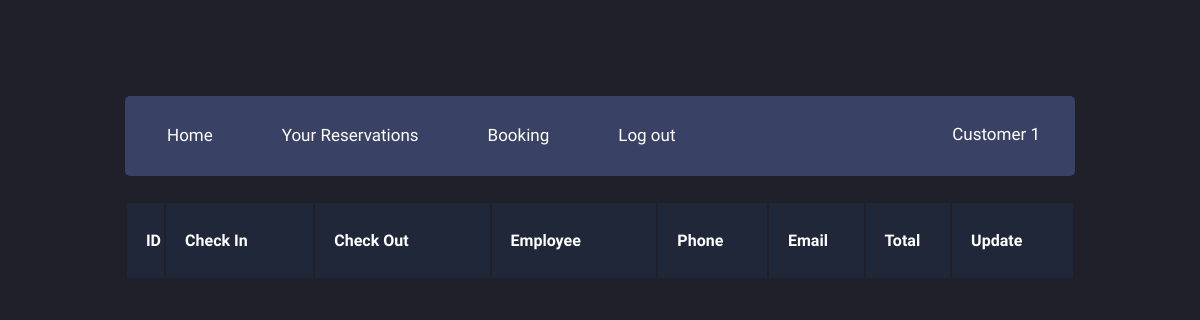
Page /customers/reservations.php (signed in) on the earlier database version.
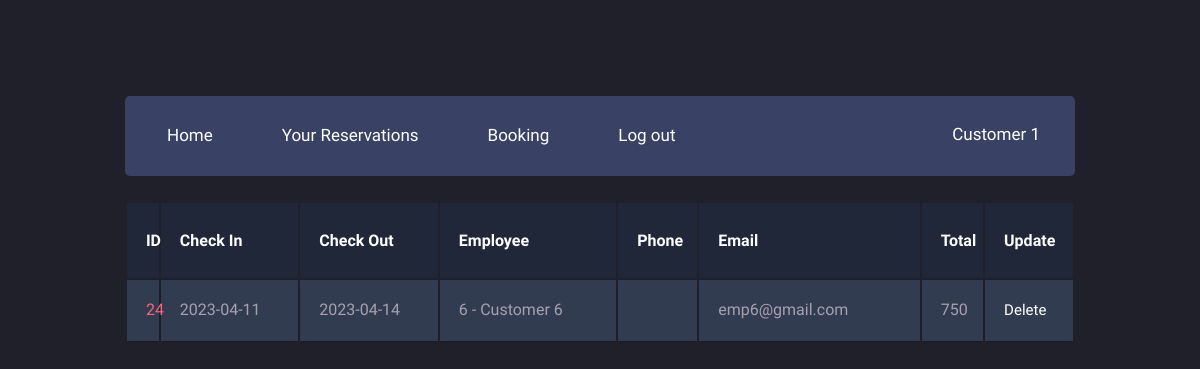
Same page on the later database version.
### tables this page shows
CREATE TABLE `Reservations` (
  `resID` int(11) NOT NULL,
  `checkInDate` date NOT NULL,
  `checkOutDate` date NOT NULL,
  `reservedDate` date NOT NULL,
  `Employees_empID` int(11) NOT NULL,
  `Customers_cusID` int(11) NOT NULL
);

CREATE TABLE `Employees` (
  `empID` int(11) NOT NULL,
  `empName` varchar(100) DEFAULT NULL,
  `empPhone` varchar(20) DEFAULT NULL,
  `empEmail` varchar(100) NOT NULL,
  `empAddress` varchar(200) DEFAULT NULL,
  `empGender` varchar(45) DEFAULT NULL,
  `position` varchar(45) DEFAULT NULL,
  `password` varchar(200) NOT NULL,
  `Hotels_hotelID` int(11) NOT NULL
);

### customers/reservations.php (the view, shortened to what this page needs)
<?php
    $id = $_SESSION['cusID'];
    include "../db_connect.php";
    $sql = "SELECT * FROM Reservations where Customers_cusID = '$id'";
    $result = $conn->query($sql);
?>
<!DOCTYPE html>
<html>
    <head>
        <link rel="stylesheet" href="menu.css">
        <link rel="stylesheet" href="table.css">
    </head>
    <body>
        <div class="main-container">
            <header class="block">
                <ul class="header-menu horizontal-list">
                    <li>
                        <a class="header-menu-tab" href="home.php"><span class="icon fontawesome-user scnd-font-color"></span>Home</a>
                    </li>
                    <li>
                        <a class="header-menu-tab" href="reservations.php"><span class="icon fontawesome-star-empty scnd-font-color"></span>Your Reservations</a>
                    </li>
                    <li>
                            <a class="header-menu-tab" href="booking.php"><span class="icon fontawesome-envelope scnd-font-color"></span>Booking</a>
                        </li>
                    <li>
                        <a class="header-menu-tab" href="../account/logout.php"><span class="icon fontawesome-envelope scnd-font-color"></span>Log out</a>
                    </li>
                </ul>
                <div class="profile-menu">
                    <p><?php echo $_SESSION['cusName']; ?> <a href=""><span class="entypo-down-open scnd-font-color"></span></a></p>
                </div>
            </header>
            <table class="container">
                <thead>
                    <tr>
                        <th><h1>ID</h1></th>
                        <th><h1>Check In</h1></th>
                        <th><h1>Check Out</h1></th>
                        <th><h1>Employee</h1></th>
                        <th><h1>Phone</h1></th>
                        <th><h1>Email</h1></th>
                        <th><h1>Total</h1></th>
                        <th><h1>Update</h1></th>
                    </tr>
                </thead>
                <tbody>
                    <?php
                        if ($result->num_rows > 0) {
                            while ($row = $result->fetch_assoc()) {
                    ?>
                                <tr>
                                    <td><?php echo $row['resID']; ?> </td>
                                    <td><?php echo $row['checkInDate']; ?> </td>
                                    <td><?php echo $row['checkOutDate']; ?> </td>
                                    <td><?php
                                        $empID = $row['Employees_empID'];
                                        $sql2 = "SELECT * FROM employees WHERE empID = '$empID'";
                                        $result2 = $conn->query($sql2);
                                        $row2 = $result2->fetch_assoc();
                                        echo $empID . " - " . $row2['empName'];
                                    ?> </td>
                                    <td><?php echo $row2['empPhone']; ?> </td>
                                    <td><?php echo $row2['empEmail']; ?> </td>
                                    <td><?php
                                        $resID = $row['resID'];
                                        $sql1 = "SELECT sum(price) * (checkOutDate - checkInDate) as total
                                                from rooms_has_reservations rhs inner join rooms r inner join reservations rs
                                                on  rhs.rooms_roomID = r.roomID
                                                and rhs.Rooms_hotels_hotelID = r.hotels_hotelID
                                                and rhs.reservations_resID = rs.resID
                                                where rhs.reservations_resID = '$resID';";
                                        $result1 = $conn->query($sql1);
                                        $row1 = $result1->fetch_assoc();
                                        echo $row1['total'];
                                    ?> </td>
                                    <td>
                                        <a class = "btn btn-danger" href = "deleteReservations.php?id=<?php echo $row['resID']; ?>">
                                        Delete</a>
                                    </td>
                                </tr>
                    <?php
                            }
                        }
                    ?>
                </tbody>
            </table>
        </div>
    </body>
</html>

Differences in the rows shown:
added reservations: resID "24", checkInDate "2023-04-11", checkOutDate "2023-04-14", Employees_empID "6", Employees_empID.empName "Customer 6", Employees_empID.empEmail "emp6@gmail.com", total "750"
